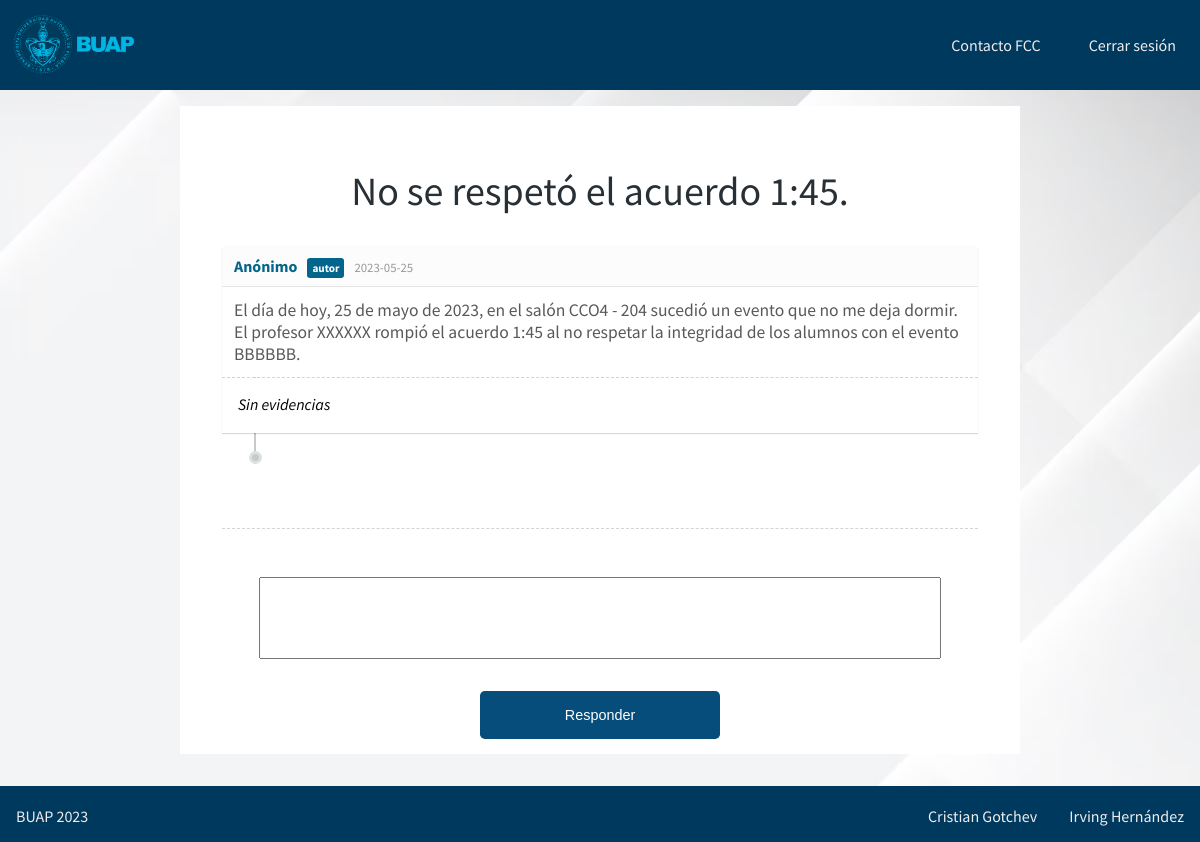
The app's page /publicacion.php?id=1 (signed in) with its own data.
### tables this page shows
CREATE TABLE Publicacion (
  Id INT NOT NULL PRIMARY KEY AUTO_INCREMENT,
  Tipo INT NOT NULL,
  Id_Usuario INT NOT NULL,
  Titulo VARCHAR(100) NOT NULL,
  Comentario VARCHAR(255) NOT NULL,
  Fecha DATE NOT NULL,
  Id_Area INT NOT NULL,
  Resuelto BOOLEAN NOT NULL,
  Anonimo BOOLEAN NOT NULL,
  FOREIGN KEY (Tipo) REFERENCES Tipo_Publicacion(Id),
  FOREIGN KEY (Id_Usuario) REFERENCES Usuario(Id),
  FOREIGN KEY (Id_Area) REFERENCES Area(Id)
);

### public/publicacion.php (the view, shortened to what this page needs)
<?php
$connection = connect();
$id = $_GET["id"];
$query = "SELECT Titulo, Comentario, Fecha, Anonimo, (SELECT Nombre FROM Usuario WHERE Id = Id_Usuario) as Usuario, Id_Usuario FROM Publicacion WHERE Id = $id";
$result = mysqli_query($connection, $query);
$row = mysqli_fetch_array($result);
$title = $row["Titulo"];
$comment = $row["Comentario"];
$date = $row["Fecha"];
$anonymus = $row["Anonimo"] == "1";
$user = $anonymus ? "Anónimo" : $row["Usuario"];
function get_evidence() {
    global $connection, $id;
    $query = "SELECT Nombre FROM Catalogo_Evidencia WHERE Id_Publicacion = $id";
    $result = mysqli_query($connection, $query);
    if ($result->num_rows == 0) {
        echo "<li class=\"evi\">Sin evidencias</li>";
    }
}
function get_comments() {
    global $id, $connection;
    $query = "SELECT (SELECT Nombre FROM Usuario WHERE Id=(SELECT Id_Usuario FROM Respuesta_Publicacion WHERE Id=Id_Respuesta)) as Usuario, (SELECT Id_Usuario FROM Respuesta_Publicacion WHERE Id=Id_Respuesta) as Id_Usuario, (SELECT Comentario FROM Respuesta_Publicacion WHERE Id=Id_Respuesta) as Comentario, (SELECT Fecha FROM Respuesta_Publicacion WHERE Id=Id_Respuesta) as Fecha FROM Catalogo_Respuesta WHERE Id_Publicacion = $id";
    $result = mysqli_query($connection, $query);
    if ($result->num_rows == 0) {
        echo "<div class=\"no-comment-div\"></div>";
    } else {
        while (($row = mysqli_fetch_array($result))) {
            create_comment_dom($row);
        }
    }
}
?>
<!DOCTYPE html>
<html>
<head>
    <link rel="stylesheet" type="text/css" href="../assets/css/publicacion.css">
</head>
<body>
    <div id="header-and-main">
        <header id="top-header" class="row">
            <a href="https://www.buap.mx" target="_blank">
                <img id="BUAP-logo" src="../assets/images/logo-buap-h.png">
            </a>
            <a href="https://www.cs.buap.mx/" target="_blank" class="no-decor">
                <div class="header-right header-button">Contacto FCC</div>
            </a>
            <a href="../src/logout.php" class="no-decor">
                <?php
                if (array_key_exists("username", $_SESSION)) {
                    echo "<div class=\"header-right header-button\">Cerrar sesión</div>";
                }
                ?>
            </a>
        </header>
        <main>
            <div id="main-content">
                <div id="forum-container">
                    <div class="comments-container">
                        <h1><?php echo $title; ?></h1>
                        <ul id="comments-list" class="comments-list">
                            <li>
                                <div class="comment-main-level">
                                    <div class="comment-box">
                                        <div class="comment-head">
                                            <h6 class="comment-name by-author"><?php echo $user; ?></h6>
                                            <span><?php echo $date; ?></span>
                                        </div>
                                        <div class="comment-content">
                                            <?php echo $comment; ?>
                                        </div>
                                        <div class="evidence-content">
                                            <ul>
                                                <?php get_evidence(); ?>
                                            </ul>
                                        </div>
                                    </div>
                                </div>
                                <ul class="comments-list reply-list">
                                    <?php get_comments(); ?>
                                </ul>
                            </li>
                        </ul>
                        <hr id="big-margin">
                        <div class="form-container">
                            <form action="../src/response.php" method="post" enctype="multipart/form-data">
                                <textarea name="response"></textarea>
                                <div class="button-area">
                                    <button type="submit" name="cancelar" class="button--area">
                                        Responder
                                    </button>
                                </div>
                            </form>
                        </div>
                    </div>
                </div>
            </div>
        </main>
    </div>
    <footer class="row">
        <div class="footer-text-element">BUAP 2023</div>
        <div class="footer-text-element">Cristian Gotchev</div>
        <div class="footer-text-element">Irving Hernández</div>
    </footer>
</body>
</html>

### records on screen
publicacion: Titulo "No se respetó el acuerdo 1:45.", Anonimo "Anónimo", Fecha "2023-05-25", Comentario "El día de hoy, 25 de mayo de 2023, en el salón CCO4 - 204 sucedió un evento que no me deja dormir. El profesor XXXXXX rompió el acuerdo 1:45 al no respetar la integridad de los alumnos con el evento BBBBBB."
